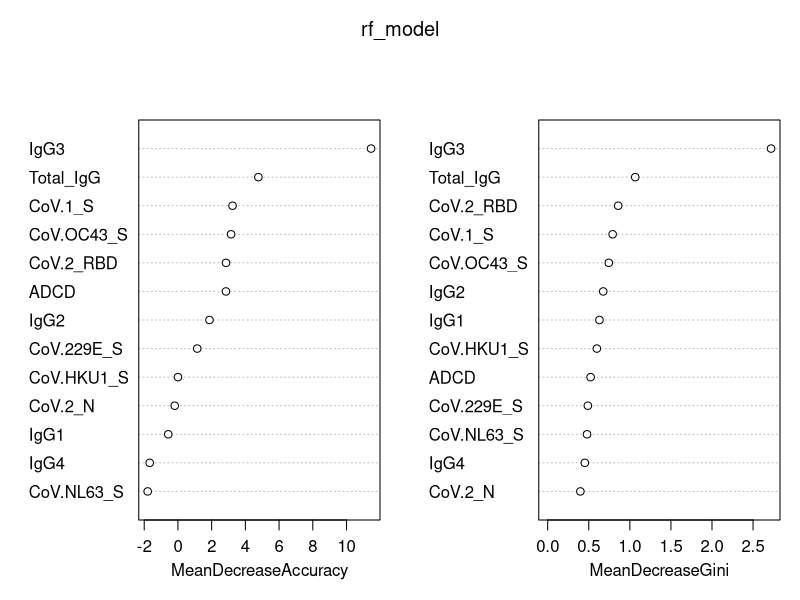
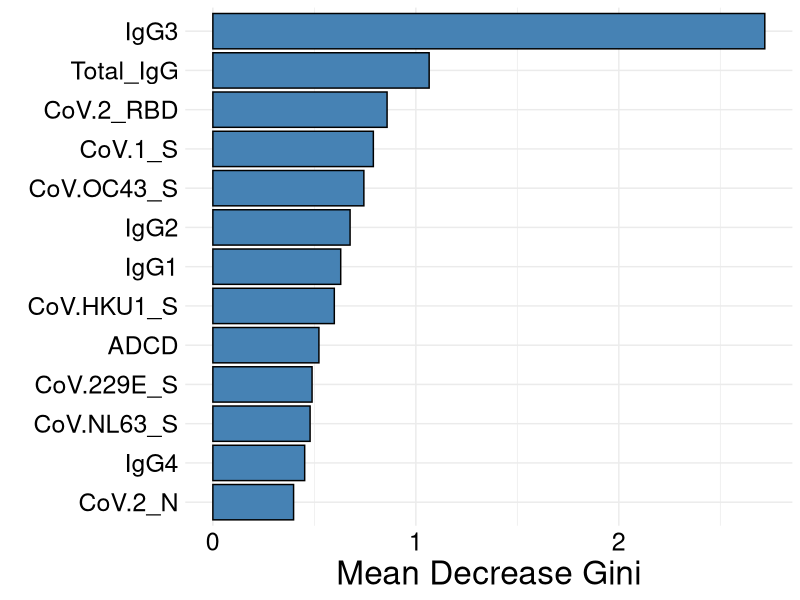
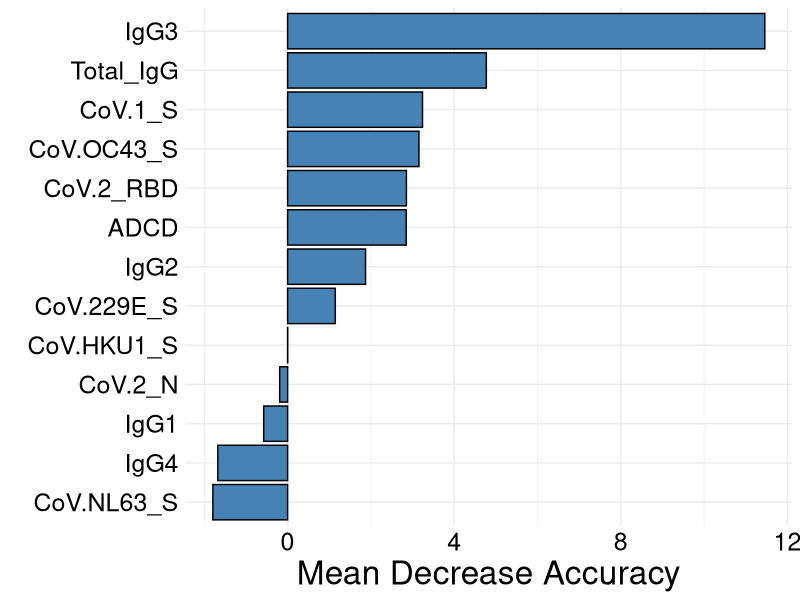
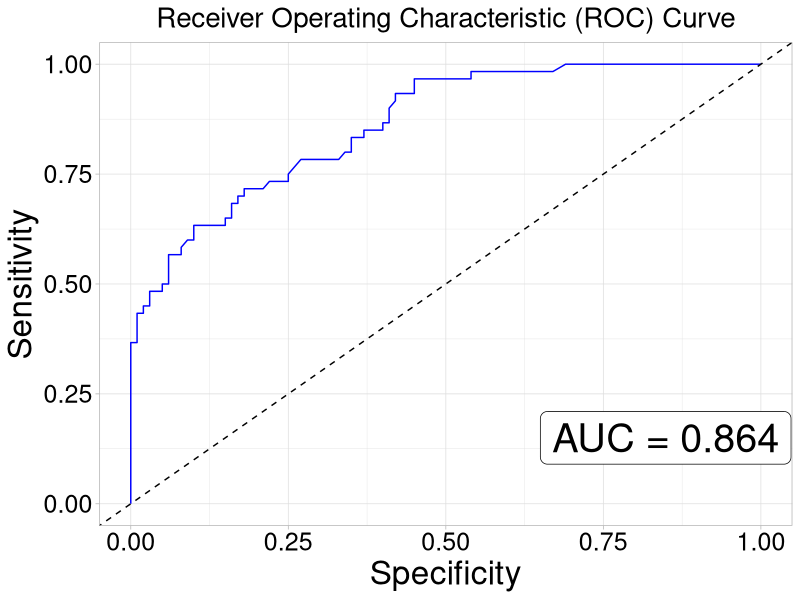

Recreate these plots in R, in order.
# Load libraries
library(randomForest)
library(ggplot2)
library(caret)
library(pROC)

# Load the data
MyData <- read.csv("Class_Data_2.csv")

# Convert 'Enhancement' to a factor (target variable)
MyData$Enhancement <- as.factor(MyData$Enhancement)

# Remove the 'ID' column for the analysis
MyData <- MyData[ , -1]  # Removes the first column (ID)

# Check data structure
str(MyData)

# Initialise variables to store results
n_iterations <- 20  # Set how many times you want to repeat the testing
set.seed(123)  # Set seed for reproducibility

# Create vectors to store accuracy, confusion matrices, and AUC for each iteration
all_accuracies <- numeric(n_iterations)
all_confusion_matrices <- list()
all_auc <- numeric(n_iterations)

# Initialize lists to store predicted probabilities and true labels across all iterations
all_pred_probs <- c()  # This will hold all predicted probabilities for the positive class
all_true_labels <- c() # This will hold all true labels

# Loop through multiple iterations to split and train/test
for (i in 1:n_iterations) {
  # Set seed for each iteration to ensure reproducibility
  set.seed(123 + i)
  
  # Stratified sampling: create a partition keeping an even distribution of the target variable
  train_index <- createDataPartition(MyData$Enhancement, p = 0.7, list = FALSE)
  train_data <- MyData[train_index, ]
  test_data <- MyData[-train_index, ]
  
  # Train the Random Forest model
  rf_model <- randomForest(Enhancement ~ ., data = train_data, ntree = 500, mtry = 4, importance = TRUE, proximity = TRUE)
  
  # Predict probabilities on the test data
  pred_prob <- predict(rf_model, newdata = test_data, type = "prob")[,2]  # Get probabilities for the positive class
  
  # Store predicted probabilities and true labels for this iteration
  all_pred_probs <- c(all_pred_probs, pred_prob)
  all_true_labels <- c(all_true_labels, as.numeric(test_data$Enhancement))  # Convert factor to numeric
  
  # Predict class labels
  predictions <- predict(rf_model, newdata = test_data)
  
  # Confusion matrix to assess the model's performance
  confusion_matrix <- table(test_data$Enhancement, predictions)
  
  # Store the confusion matrix
  all_confusion_matrices[[i]] <- confusion_matrix
  
  # Calculate accuracy
  accuracy <- sum(diag(confusion_matrix)) / sum(confusion_matrix)
  all_accuracies[i] <- accuracy
  
  # Calculate AUC
  roc_obj <- roc(test_data$Enhancement, pred_prob)
  all_auc[i] <- auc(roc_obj)
}

# Print all accuracies
print(all_accuracies)

# Calculate the mean accuracy over all iterations
mean_accuracy <- mean(all_accuracies)
print(paste("Mean Accuracy:", round(mean_accuracy * 100, 2), "%"))

# Calculate standard deviation of accuracies
std_accuracy <- sd(all_accuracies)
print(paste("Standard Deviation of Accuracy:", round(std_accuracy, 4)))

# Coefficient of Variation for Accuracy
cv_accuracy <- (std_accuracy / mean(all_accuracies)) * 100
print(paste("Coefficient of Variation (Accuracy):", round(cv_accuracy, 2), "%"))

# Calculate the mean AUC over all iterations
mean_auc <- mean(all_auc)
print(paste("Mean AUC:", round(mean_auc, 4)))

# Calculate standard deviation of AUC
std_auc <- sd(all_auc)
print(paste("Standard Deviation of AUC:", round(std_auc, 4)))

# Coefficient of Variation for AUC
cv_auc <- (std_auc / mean(all_auc)) * 100
print(paste("Coefficient of Variation (AUC):", round(cv_auc, 2), "%"))

# Plot average ROC curve using all aggregated predictions and labels
average_roc <- roc(all_true_labels, all_pred_probs)

# Extract ROC data
roc_data <- data.frame(
  FPR = 1 - average_roc$specificities,  # False Positive Rate (1 - Specificity)
  TPR = average_roc$sensitivities   # True Positive Rate (Sensitivity)
)

# Create figures with ggplot
Figure_roc <- ggplot(data = roc_data,
       mapping = aes(x = FPR,
                     y = TPR))+
  scale_x_continuous(limits = c(0,1))+
  scale_y_continuous(limits = c(0,1))+
  geom_path(color = "blue")+
  geom_abline(slope = 1, intercept = 0, linetype = "dashed", color = "black")+
  labs(x = "Specificity", y = "Sensitivity", title = "Receiver Operating Characteristic (ROC) Curve")+
  theme_light()+
  annotate("label", x = 0.65, y = 0.15, label = paste("AUC =", round(auc(average_roc), 4)), 
           color = "black", size = 10, hjust = 0)+
  theme(axis.title.x = element_text(size = 24),  # Adjust x-axis label size
        axis.title.y = element_text(size = 24),
        axis.text.x = element_text(size = 18, color = "black"),   # Adjust x-axis tick label size
        axis.text.y = element_text(size = 18, colour = "black"),   # Adjust y-axis tick label size
        plot.title = element_text(size = 20, hjust = 0.5))  # Adjust y-axis label size

# Plot variable importance from the last model (or you can choose to average across iterations)
varImpPlot(rf_model)

# Extract the importance values from the last trained model
importance_values <- importance(rf_model)

# Create a data frame for plotting Gini
gini_df <- data.frame(Feature = rownames(importance_values),
                            MeanDecreaseGini = importance_values[, "MeanDecreaseGini"])

# Plot Mean Decrease Gini
Figure_Gini <- ggplot(gini_df, aes(x = reorder(Feature, MeanDecreaseGini), y = MeanDecreaseGini)) +
  geom_bar(stat = "identity", fill = "steelblue", color = "black") +
  coord_flip() +  # Flip the axes for better visibility
  labs(x = "", y = "Mean Decrease Gini") +
  theme_minimal()+
  theme(axis.title.x = element_text(size = 24),  # Adjust x-axis label size
        axis.text.x = element_text(size = 18, color = "black"),   # Adjust x-axis tick label size
        axis.text.y = element_text(size = 18, colour = "black"),   # Adjust y-axis tick label size
        plot.title = element_text(size = 20, hjust = 0.5))  # Adjust y-axis label size

# Create a data frame for plotting Accuracy
accuracy_df <- data.frame(Feature = rownames(importance_values),
                      MeanDecreaseAccuracy = importance_values[, "MeanDecreaseAccuracy"])

# Plot Mean Decrease Accuracy
Figure_acc <- ggplot(accuracy_df, aes(x = reorder(Feature, MeanDecreaseAccuracy), y = MeanDecreaseAccuracy)) +
  geom_bar(stat = "identity", fill = "steelblue", color = "black") +
  coord_flip() +
  labs(x = "", y = "Mean Decrease Accuracy") +
  theme_minimal() +
  theme(axis.title.x = element_text(size = 24),  # Adjust x-axis label size
        axis.text.x = element_text(size = 18, color = "black"),   # Adjust x-axis tick label size
        axis.text.y = element_text(size = 18, colour = "black"),   # Adjust y-axis tick label size
        plot.title = element_text(size = 20, hjust = 0.5))  # Adjust y-axis label size

# Export Images
ggsave("Figure_Gini_2.jpg", plot = Figure_Gini, dpi = 300, width = 10, height = 6, units = "in")
ggsave("Figure_acc_2.jpg", plot = Figure_acc, dpi = 300, width = 10, height = 6, units = "in")
ggsave("Figure_roc.jpg", plot = Figure_roc, dpi = 300, width = 10, height = 6, units = "in")

